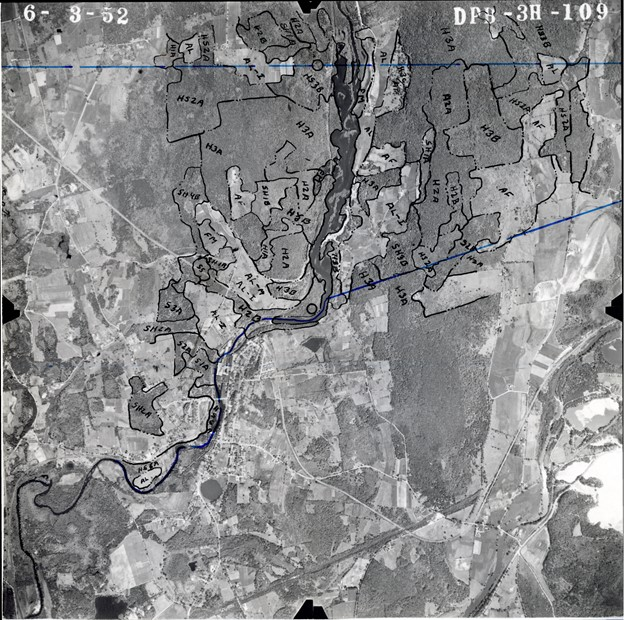
#> input picture Tests/Images/Outlining.jpg, 624 x 620 px
$ python Canny_test.py
#> lines starting #> are read from the running program, lines starting #| are printed output that depends on the picture
import cv2
from matplotlib import pyplot as plt


# [8 lines of commented-out code are left out]
img = cv2.imread('Images/Outlining.jpg')
#> img is the input picture: shape (620, 624, 3); mean B, G, R 138.1, 137, 136.6
edges = cv2.Canny(img, 100, 200)
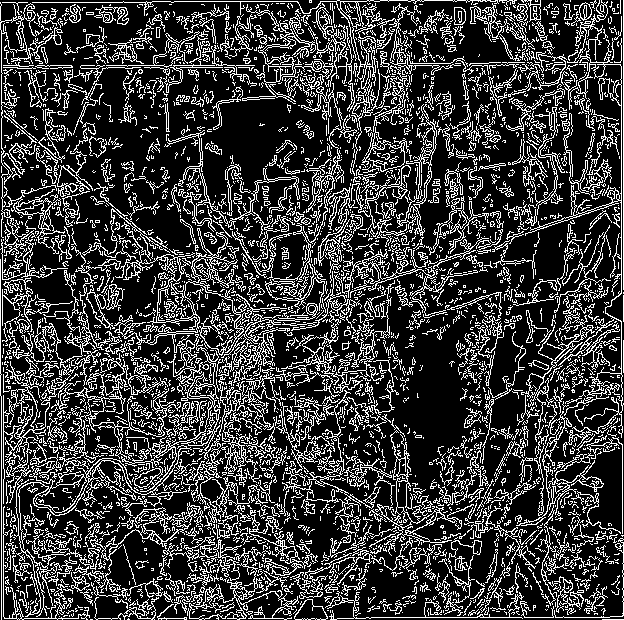
#> edges: shape (620, 624); 23.3% white in thin lines or dots
plt.subplot(121), plt.imshow(img, cmap='gray')
plt.title('Original Image'), plt.xticks([]), plt.yticks([])
plt.subplot(122), plt.imshow(edges, cmap='gray')
plt.title('Edge Image'), plt.xticks([]), plt.yticks([])
plt.show()
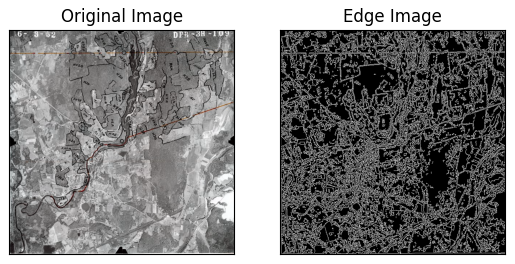
#> figure drawn by matplotlib, 2 panels; B, G, R data is drawn as R, G, B

$ run again, with Tests/Images/Boston_Mac.jpg copied over Tests/Images/Outlining.jpg
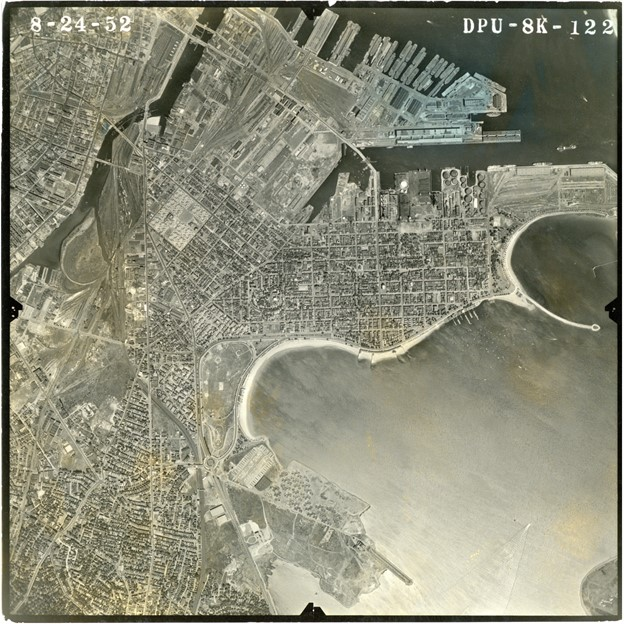
#> input picture Tests/Images/Boston_Mac.jpg, 624 x 624 px
#> img is the input picture: shape (624, 624, 3); mean B, G, R 119.9, 138.7, 138.5
#> `edges = cv2.Canny(img, 100, 200)`:
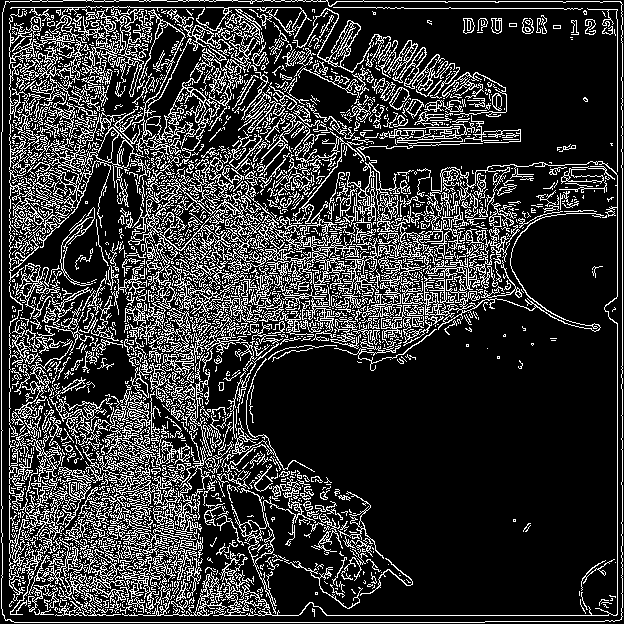
#> edges: shape (624, 624); 20.8% white in thin lines or dots
#> `plt.show()`:
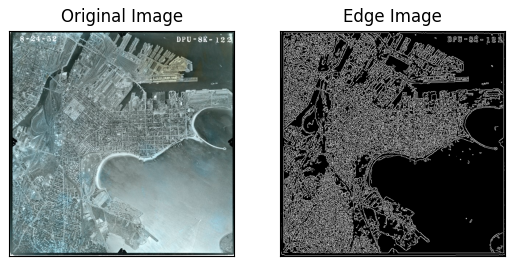
#> figure drawn by matplotlib, 2 panels; B, G, R data is drawn as R, G, B

$ run again, with Tests/Images/Boston_Mod.jpg copied over Tests/Images/Outlining.jpg
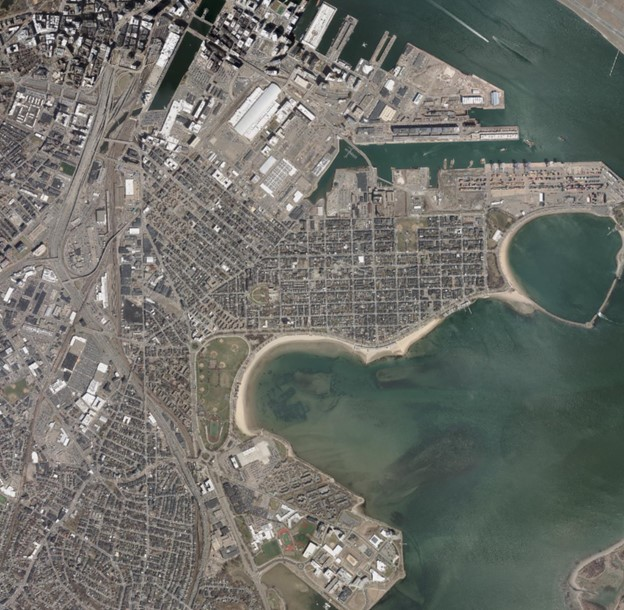
#> input picture Tests/Images/Boston_Mod.jpg, 624 x 610 px
#> img is the input picture: shape (610, 624, 3); mean B, G, R 105, 111.1, 109.6
#> `edges = cv2.Canny(img, 100, 200)`:
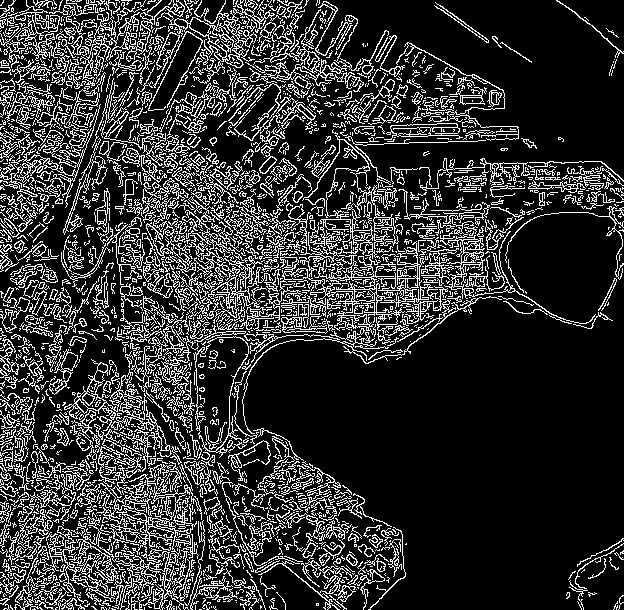
#> edges: shape (610, 624); 19.6% white in thin lines or dots
#> `plt.show()`:
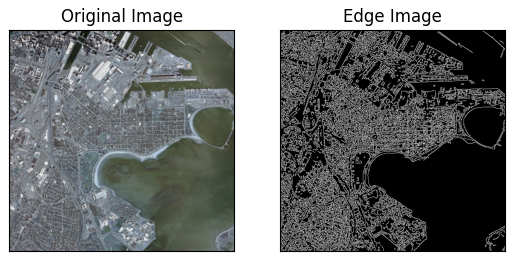
#> figure drawn by matplotlib, 2 panels; B, G, R data is drawn as R, G, B
